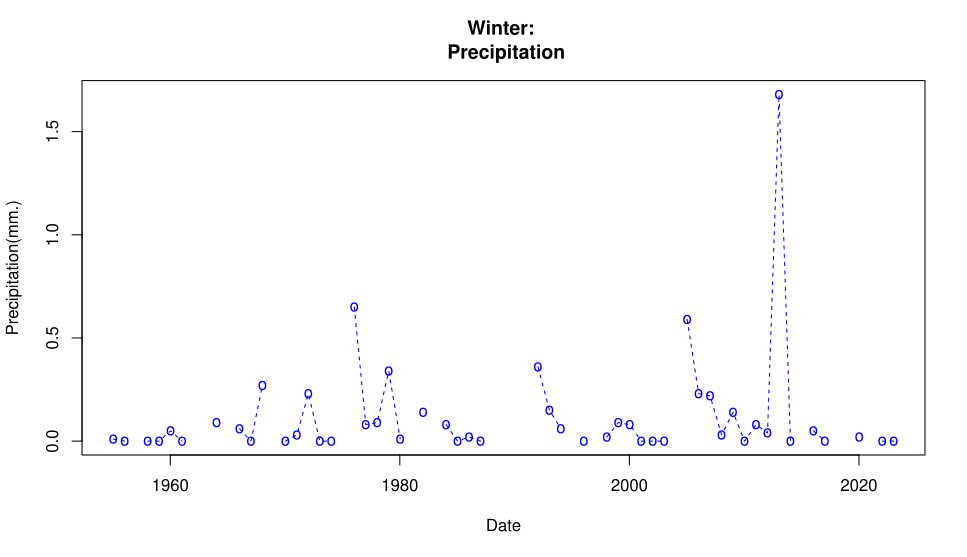

R code for this plot:
winter = WeatherData_Winter
winter
x=winter$Date
y=winter$Precipitation
plot(x, y, main="Winter: 
 Precipitation", xlab="Date", ylab="Precipitation(mm.)", col="blue", pch="o", lty=1)
lines(x, y, col="blue", lty=2)
